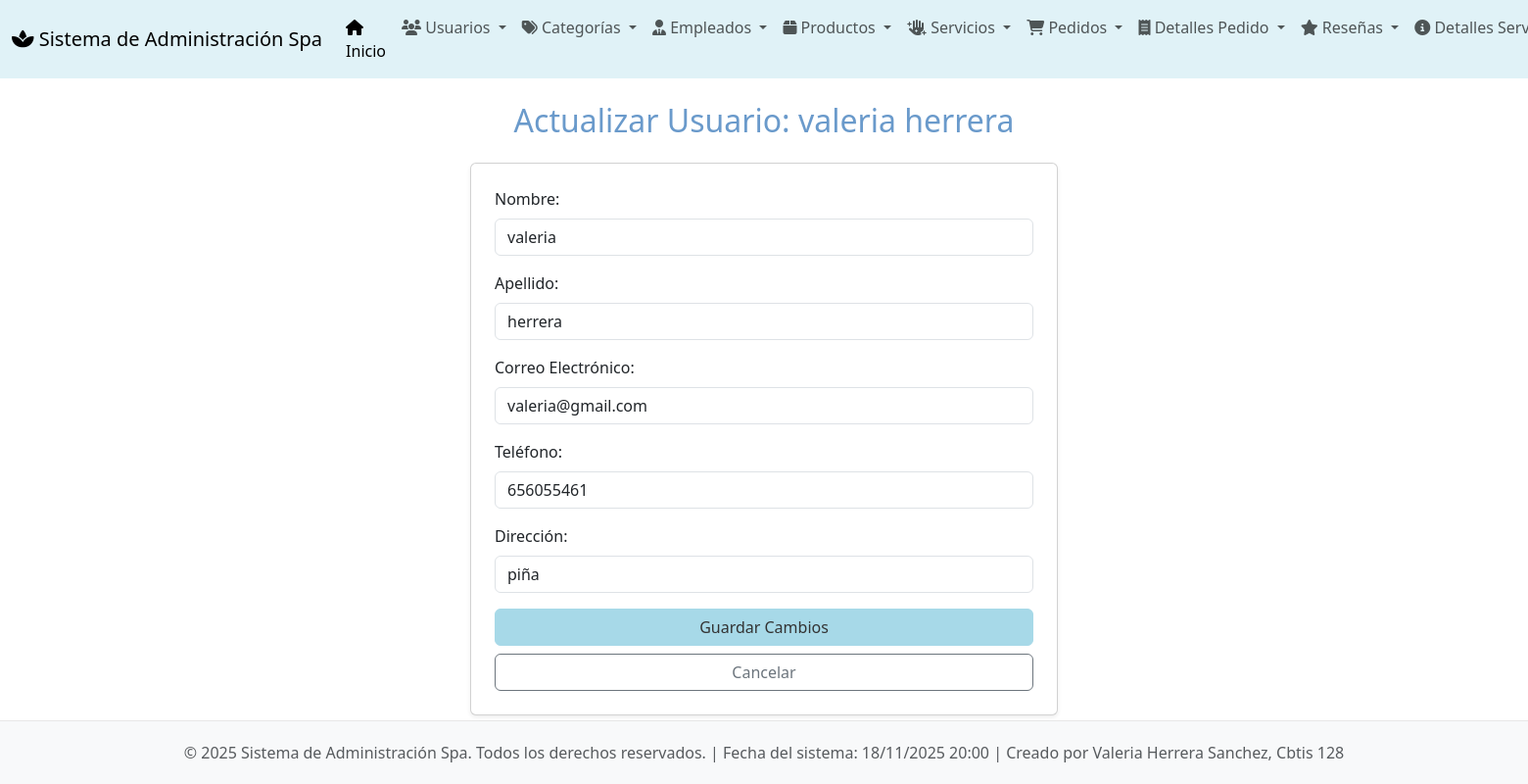
/usuarios/actualizar/2/, run on the app's committed database.
### app_Spa/models.py (models this page shows, shortened)
class Usuarios(models.Model):
    id_usuario = models.AutoField(primary_key=True)
    nombre = models.CharField(max_length=20)
    apellido = models.CharField(max_length=20)
    correo = models.EmailField(max_length=25, unique=True)
    telefono = models.CharField(max_length=15)
    direccion = models.CharField(max_length=200)
    fecha_registro = models.DateTimeField(auto_now_add=True)

### app_Spa/views.py (the view, shortened to what this page needs)
# urls.py: path('usuarios/actualizar/<int:id_usuario>/', views.actualizar_usuario, name='actualizar_usuario'),
def actualizar_usuario(request, id_usuario):
    usuario = get_object_or_404(Usuarios, pk=id_usuario)
    return render(request, 'usuarios/actualizar_usuario.html', {'usuario': usuario})

### app_Spa/templates/usuarios/actualizar_usuario.html (shortened to what this page needs)
{% extends 'base.html' %}
{% block content %}
<h2 class="mb-4 text-center" style="color: #6a9acb;">Actualizar Usuario: {{ usuario.nombre }} {{ usuario.apellido }}</h2>
<div class="card p-4 shadow-sm mx-auto" style="max-width: 600px;">
    <form method="post">
        <div class="mb-3">
            <label for="nombre" class="form-label">Nombre:</label>
            <input type="text" class="form-control" id="nombre" name="nombre" value="{{ usuario.nombre }}" required>
        </div>
        <div class="mb-3">
            <label for="apellido" class="form-label">Apellido:</label>
            <input type="text" class="form-control" id="apellido" name="apellido" value="{{ usuario.apellido }}" required>
        </div>
        <div class="mb-3">
            <label for="correo" class="form-label">Correo Electrónico:</label>
            <input type="email" class="form-control" id="correo" name="correo" value="{{ usuario.correo }}" required>
        </div>
        <div class="mb-3">
            <label for="telefono" class="form-label">Teléfono:</label>
            <input type="text" class="form-control" id="telefono" name="telefono" value="{{ usuario.telefono|default_if_none:'' }}">
        </div>
        <div class="mb-3">
            <label for="direccion" class="form-label">Dirección:</label>
            <input type="text" class="form-control" id="direccion" name="direccion" value="{{ usuario.direccion|default_if_none:'' }}">
        </div>
        <div class="d-grid gap-2">
            <button type="submit" class="btn btn-primary">Guardar Cambios</button>
            <a href="{% url 'ver_usuarios' %}" class="btn btn-outline-secondary">Cancelar</a>
        </div>
    </form>
</div>
{% endblock %}

### app_Spa/templates/base.html (style rules this page uses)
body { display: flex; flex-direction: column; min-height: 100vh; }
.btn-primary { background-color: #a7d9e8; border-color: #a7d9e8; color: #333; }

### data on the page
Usuarios: nombre "valeria", apellido "herrera", correo "valeria@gmail.com", telefono "656055461", direccion "piña"
